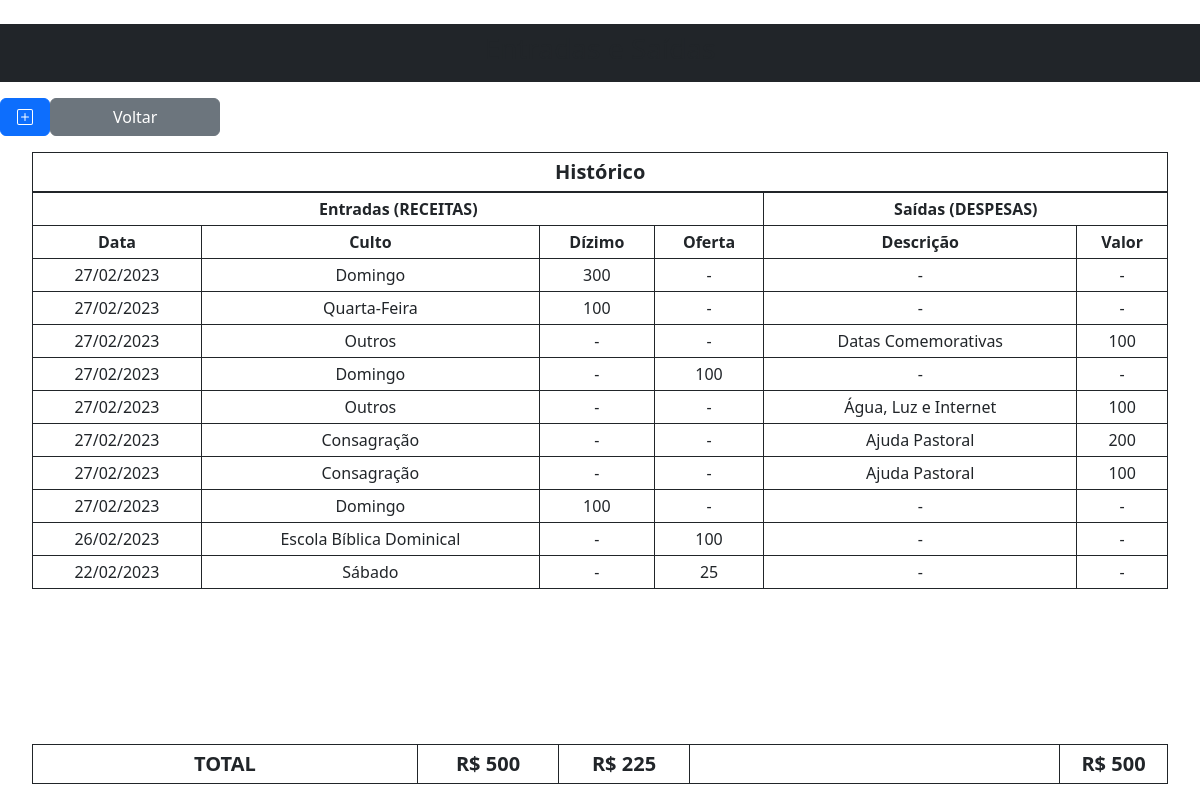
Screenshot of /tesouraria/lancamento.php with the database file from the repository.
### tables this page shows
CREATE TABLE `lancamento` (
  `id` int(11) NOT NULL,
  `data` date NOT NULL,
  `valor` float NOT NULL,
  `tipo` varchar(50) NOT NULL,
  `descricao` varchar(50) NOT NULL,
  `cultode` varchar(50) NOT NULL
);

### tesouraria/lancamento.php (the view, shortened to what this page needs)
<?php
include_once("../../php/bancodedados/conexao.php");
$sql = "SELECT * FROM lancamento ORDER BY data desc";
$result = $conn->query($sql);
?>
<!doctype html>
<html lang="en">
<head>
    <link href="https://cdn.jsdelivr.net/npm/bootstrap@5.3.0-alpha1/dist/css/bootstrap.min.css" rel="stylesheet">
    <link href="https://getbootstrap.com/docs/5.3/assets/css/docs.css" rel="stylesheet">
</head>
<body class="text-center">
  <main class="form-signin w-100 m-auto">
    <div class="form">
    <br>
        <form action="../../php/tesouraria/lancamento.php" method="POST" enctype="multipart/form-data" class="row g-3 needs-validation" novalidate style="width: 100%; margin-left: 0.01rem;">
            <nav class="navbar bg-dark" data-bs-theme="dark" >
                <h3 style="text-align: center; width: 100%;">Entradas e Saídas</h3>
            </nav>
            <br>
            <button class="btn btn-primary" type="button" data-bs-toggle="offcanvas" data-bs-target="#offcanvasTop" aria-controls="offcanvasTop" style="width: 50px; ">
            </button>
            <a href="../menu.php" class="btn btn-secondary" tabindex="-1" role="button" style="width: 170px;" aria-disabled="true">Voltar</a>
            <br>
            <div class="historico" style="padding-left: 2rem; padding-right: 2rem;">
                <table class="table table-bordered border-dark table-responsive table-sm">
                <thead>
                    <tr>
                        <th colspan="7" style="font-size: 20px;">Histórico</th>
                    </tr>
                </thead>
                <tbody class="table-group-divider">
                    <tr>
                        <th colspan="4" style="font-size: 16px;">Entradas (RECEITAS)</th>
                        <th colspan="3" style="font-size: 16px;">Saídas (DESPESAS)</th>
                    </tr>
                    <tr>
                        <th style="font-size: 16px;">Data</th>
                        <th style="font-size: 16px;">Culto</th>
                        <th style="font-size: 16px;">Dízimo</th>
                        <th style="font-size: 16px;">Oferta</th>
                        <th style="font-size: 16px;">Descrição</th>
                        <th style="font-size: 16px;">Valor</th>
                    </tr>
                    <?php
                        $valorentradadizimo = 0;
                        $valorentradaoferta = 0;
                        $valorsaida = 0;
                        while($user_data = mysqli_fetch_assoc($result)){
                            echo "<tr>";
                            echo "<td style='text-align: center'>".date("d/m/Y",strtotime($user_data['data']))."</td>";
                            echo "<td style='text-align: center'>".$user_data['cultode']."</td>";
                            if ($user_data['tipo']=='Entrada'){
                                if($user_data['descricao']=='Dízimo'){
                                    echo "<td style='text-align: center'>".$user_data['valor']."</td>";
                                    echo "<td style='text-align: center'>-</td>";
                                    $valorentradadizimo = $user_data['valor']+$valorentradadizimo;
                                }
                                if($user_data['descricao']=='Oferta'){
                                    echo "<td style='text-align: center'>-</td>";
                                    echo "<td style='text-align: center'>".$user_data['valor']."</td>";
                                    $valorentradaoferta = $user_data['valor']+$valorentradaoferta;
                                }
                            }
                            if($user_data['tipo']=='Saída' and $user_data['data']==$user_data['data']){
                                echo "<td style='text-align: center'>-</td>";
                                echo "<td style='text-align: center'>-</td>";
                                $valorsaida = $user_data['valor']+$valorsaida;
                            }
                            if($user_data['descricao']=='Dízimo' or $user_data['descricao']=='Oferta'){
                                echo "<td style='text-align: center'>-</td>";
                                echo "<td style='text-align: center'>-</td>";
                            }else{
                                echo "<td style='text-align: center'>".$user_data['descricao']."</td>";
                                echo "<td style='text-align: center'>".$user_data['valor']."</td>";
                            }
                        }
                    ?>
                </tbody>
                </table>
                <div class="fixed-bottom" style="margin-left: 2rem; margin-right: 2rem;">
                    <table class="table table-bordered border-dark table-responsive table-sm ">
                    <thead>
                        <tr style="background-color: gray;">
                            <td colspan="3" style="font-size: 20px; text-align: center; width: 206px;"><b>TOTAL</b></td>
                            <td style="font-size: 20px; text-align: center; width: 141px;"><b>R$ <?php echo $valorentradadizimo?></b></td>
                            <td style="font-size: 20px; text-align: center; width: 131px;"><b>R$ <?php echo $valorentradaoferta?></b></td>
                            <td style="width: 370px;"></td>
                            <td style="font-size: 20px; text-align: center; width: 108px;"><b>R$ <?php echo $valorsaida?></b.</td>
                        </tr>
                    </thead>
                    </table>
                </div>
            </div>
        </form>
    </div>
  </main>
</body>
</html>

### tesouraria/lancamento.php (style rules this page uses)
.bi { vertical-align: -.125em; fill: currentColor; }

### rows the page displays
lancamento: data "27/02/2023", cultode "Domingo", valor "300"
lancamento: data "27/02/2023", cultode "Quarta-Feira", valor "100"
lancamento: data "27/02/2023", cultode "Outros", descricao "Datas Comemorativas", valor "100"
lancamento: data "27/02/2023", cultode "Domingo", valor "100"
lancamento: data "27/02/2023", cultode "Outros", descricao "Água, Luz e Internet", valor "100"
lancamento: data "27/02/2023", cultode "Consagração", descricao "Ajuda Pastoral", valor "200"
lancamento: data "27/02/2023", cultode "Consagração", descricao "Ajuda Pastoral", valor "100"
lancamento: data "27/02/2023", cultode "Domingo", valor "100"
lancamento: data "26/02/2023", cultode "Escola Bíblica Dominical", valor "100"
lancamento: data "22/02/2023", cultode "Sábado", valor "25"

### other values shown
$valorentradadizimo "500"
$valorentradaoferta "225"
$valorsaida "500"
